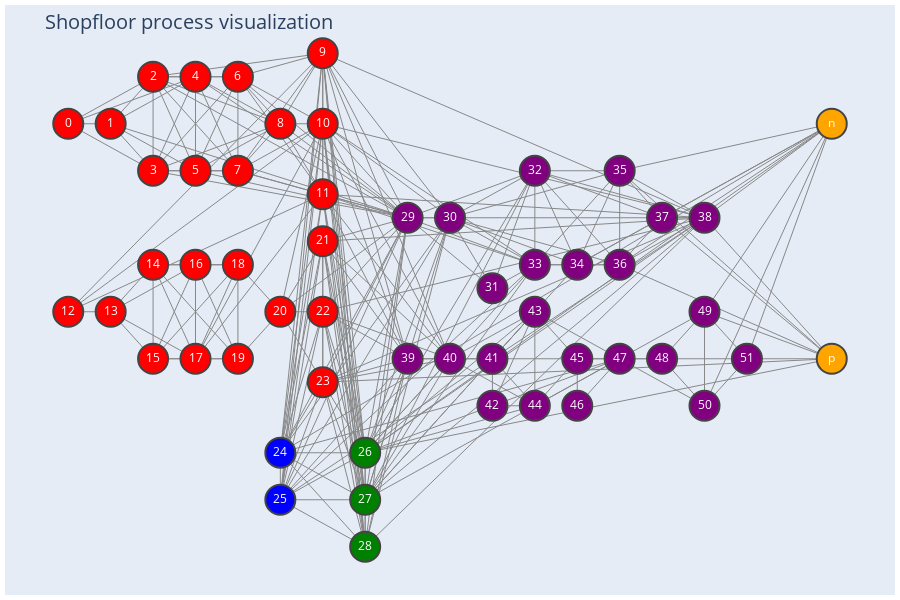

Notebook code cell kept with this figure:
### Code cell
# Plot the figure
fig = go.Figure(data=[edge_trace, node_trace],
             layout=go.Layout(
                title='<br>Shopfloor process visualization',
                titlefont=dict(size=20),
                showlegend=False,
                hovermode='closest',
                margin=dict(b=5,l=5,r=5,t=5),
                annotations=[ dict(
                    text='',
                    showarrow=False,
                    xref="paper", yref="paper",
                    x=0.005, y=-0.002 ) ],
                xaxis=dict(showgrid=False, zeroline=False, showticklabels=False),
                yaxis=dict(showgrid=False, zeroline=False, showticklabels=False),
                height=600,width=900))
fig.show()

### Figure 1 — Plotly figure (JSON) as saved in the notebook; plotly's stock layout.template omitted (floating-point values rounded to 4 significant figures; data arrays with more than 128 entries replaced by an {"elided": "..."} marker saying what was removed)
{"data": [{"hoverinfo": "none", "line": {"color": "#888", "width": 1}, "mode": "lines", "text": {"elided": "263 str values"}, "type": "scatter", "x": {"elided": "789 int values"}, "y": {"elided": "789 float values"}}, {"hoverinfo": "none", "hovertext": ["0.0053542119899920165", "0.005350926395826099", "0.0053476722762777614", "0.0053539204321378635", "0.005368406925244934", "0.005334126628808407", "0.005324672259785007", "0.0053768565794255554", "0.005351093145525693", "0.005299562653148942", "0.005446691012737152", "0.005291592001845182", "0.0054655644651554775", "0.0054654741495052984", "0.0056455958549222795", "0.005269875252171765", "0.005548141246778973", "0.005380932640802426", "0.00540134290268498", "0.00552769216786337", "0.005464435734022824", "0.0056627645592010716", "0.005310173697270472", "0.005405405405405406", "0.005447992624256139", "0.0051022247863556055", "0.0074665985348727594", "0.006808637527023333", "0.006991547532088072", "0.005846579536614361", "0.00585012569152665", "0.002717739661051714", "0.045063765635822844", "0.004975352002117171", "0.005127708457759627", "0.005736726461216867", "0.005959253538032199", "0.005851512949908693", "0.007810772971778056", "0.005057755224677839", "0.005075464137838921", "0.005074024001468796", "0.0", "0.005204412294196589", "0.0048986713192860016", "0.005072415404124675", "0.0", "0.005070469518805771", "0.005056489161090066", "0.00498938070997539", "0.005204387496294345", "0.005045695286785959", "0.0", "1.0"], "marker": {"color": ["red", "red", "red", "red", "red", "red", "red", "red", "red", "red", "red", "red", "red", "red", "red", "red", "red", "red", "red", "red", "red", "red", "red", "red", "blue", "blue", "green", "green", "green", "purple", "purple", "purple", "purple", "purple", "purple", "purple", "purple", "purple", "purple", "purple", "purple", "purple", "purple", "purple", "purple", "purple", "purple", "purple", "purple", "purple", "purple", "purple", "orange", "orange"], "colorscale": [[0, "rgb(255,255,217)"], [0.125, "rgb(237,248,177)"], [0.25, "rgb(199,233,180)"], [0.375, "rgb(127,205,187)"], [0.5, "rgb(65,182,196)"], [0.625, "rgb(29,145,192)"], [0.75, "rgb(34,94,168)"], [0.875, "rgb(37,52,148)"], [1, "rgb(8,29,88)"]], "line": {"width": 2}, "reversescale": true, "showscale": false, "size": 30}, "mode": "markers+text", "text": ["0", "1", "2", "3", "4", "5", "6", "7", "8", "9", "10", "11", "12", "13", "14", "15", "16", "17", "18", "19", "20", "21", "22", "23", "24", "25", "26", "27", "28", "29", "30", "31", "32", "33", "34", "35", "36", "37", "38", "39", "40", "41", "42", "43", "44", "45", "46", "47", "48", "49", "50", "51", "n", "p"], "textfont": {"color": "white"}, "textposition": "middle center", "type": "scatter", "x": [0, 1, 2, 2, 3, 3, 4, 4, 5, 6, 6, 6, 0, 1, 2, 2, 3, 3, 4, 4, 5, 6, 6, 6, 5, 5, 7, 7, 7, 8, 9, 10, 11, 11, 12, 13, 13, 14, 15, 8, 9, 10, 10, 11, 11, 12, 12, 13, 14, 15, 15, 16, 18, 18], "y": [1, 1, 2, 0, 2, 0, 2, 0, 1, 2.5, 1, -0.5, -3, -3, -2, -4, -2, -4, -2, -4, -3, -1.5, -3, -4.5, -6, -7, -6, -7, -8, -1, -1, -2.5, 0, -2, -2, 0, -2, -1, -1, -4, -4, -4, -5, -3, -5, -4, -5, -4, -4, -3, -5, -4, 1, -4]}], "layout": {"annotations": [{"showarrow": false, "text": "", "x": 0.005, "xref": "paper", "y": -0.002, "yref": "paper"}], "height": 600, "hovermode": "closest", "margin": {"b": 5, "l": 5, "r": 5, "t": 5}, "showlegend": false, "title": {"font": {"size": 20}, "text": "<br>Shopfloor process visualization"}, "width": 900, "xaxis": {"autorange": true, "range": [-1.491, 19.49], "showgrid": false, "showticklabels": false, "type": "linear", "zeroline": false}, "yaxis": {"autorange": true, "range": [-9.027, 3.527], "showgrid": false, "showticklabels": false, "type": "linear", "zeroline": false}}}
